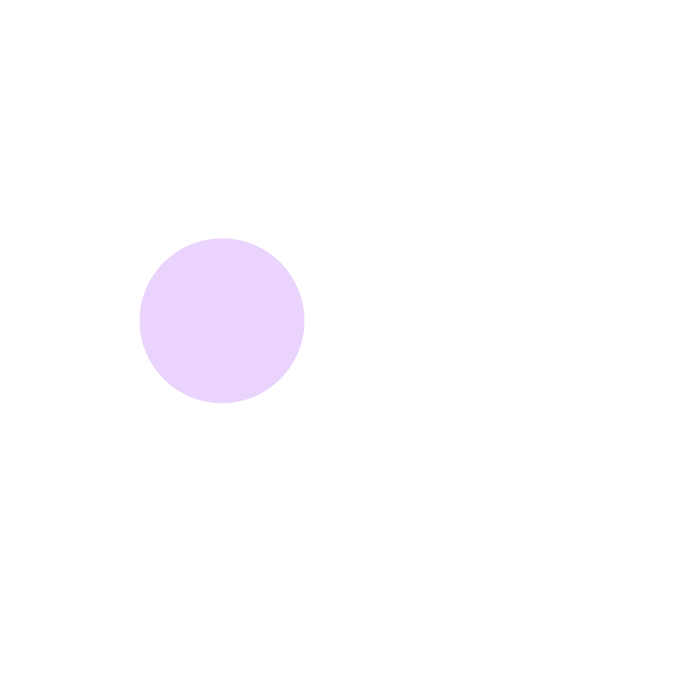
Frame 1 (no input)
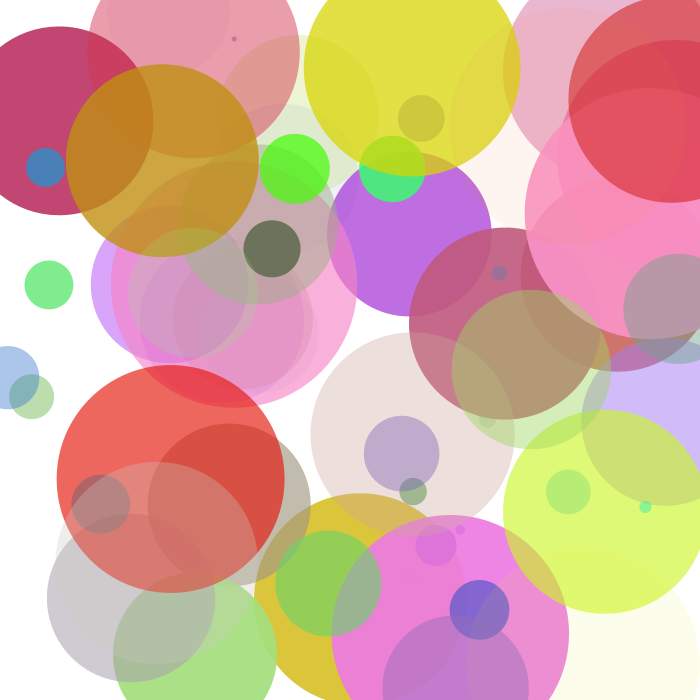
Frame 60 (the mouse pressed at the canvas centre just before this capture)
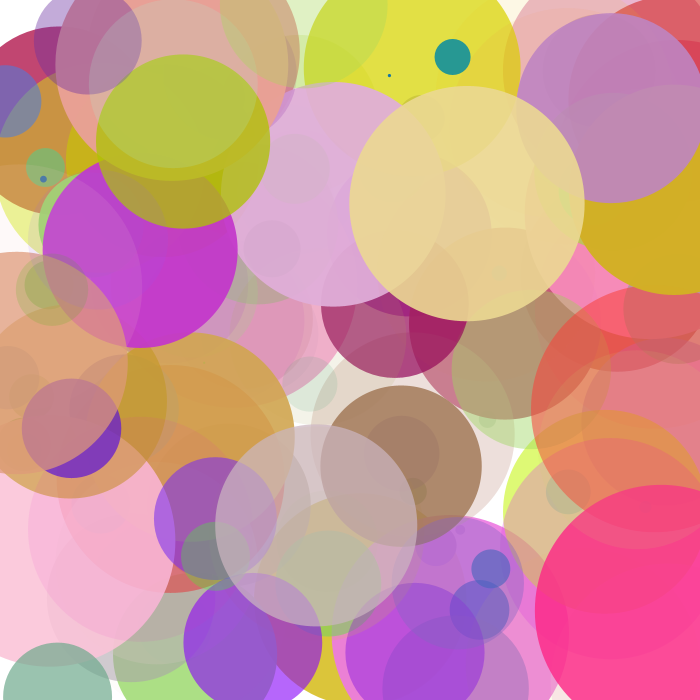
Frame 120 (the mouse held since frame 60 and released just before this capture)

The Processing sketch that drew these frames (run headless with seeded random() and noise(); from frame 60 on, the mouse is pressed at the canvas centre):

// Processing sketch: random_generated_circles
// ── random_generated_circles.pde
void setup() {
size(700,700);
smooth();
background(255);
noStroke();
}

void draw() {
  float r = random(255);
  float g = random(255);
  float b = random(255);
  float t = random(255);

  float rad = random(25);

  float x = random(width);
  float y = random(height);
  
  fill(r,g,b,t);
  ellipse(x, y, r, r);
}
